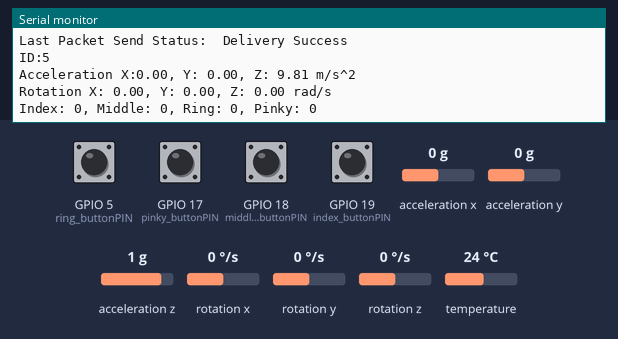
The sketch below on a simulated ESP32. Parts: the last lines printed to the serial monitor. Inputs (shaded band) come from the test bench; at power-on: GPIO 5 (ring_buttonPIN), GPIO 17 (pinky_buttonPIN), GPIO 18 (middle_buttonPIN), GPIO 19 (index_buttonPIN) LOW, acceleration x 0 g, acceleration y 0 g, acceleration z 1 g, rotation x 0 °/s, rotation y 0 °/s, rotation z 0 °/s, temperature 24 °C.

Above: at 1.4 s.
1.5 s: GPIO 5 (ring_buttonPIN) pulled HIGH for 0.25 s
At 1.95 s:
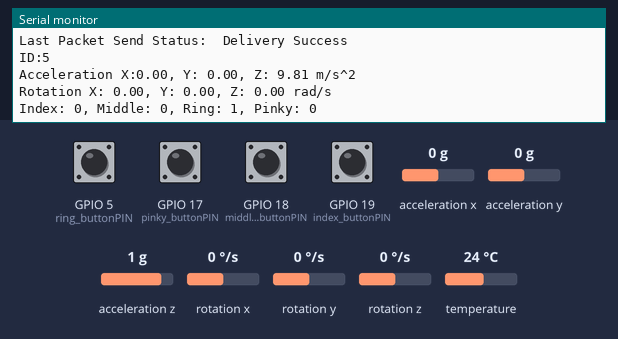
3.2 s: GPIO 17 (pinky_buttonPIN) pulled HIGH for 0.25 s
At 3.54 s:
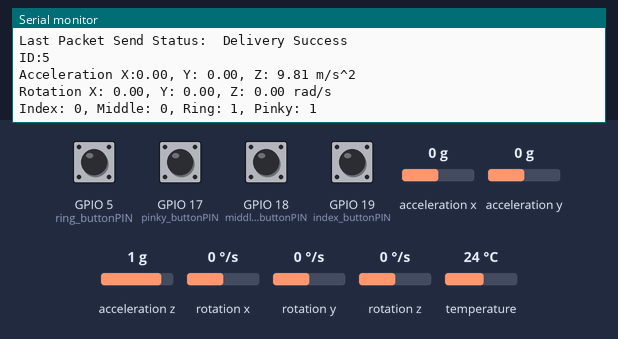
6.4 s: GPIO 18 (middle_buttonPIN) pulled HIGH for 0.25 s
At 6.83 s:
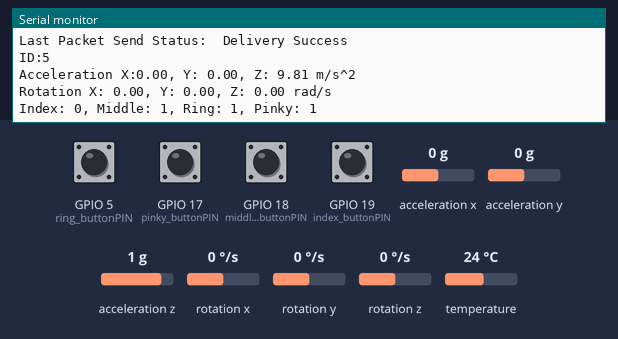
8.1 s: GPIO 19 (index_buttonPIN) pulled HIGH for 0.25 s
At 8.41 s:
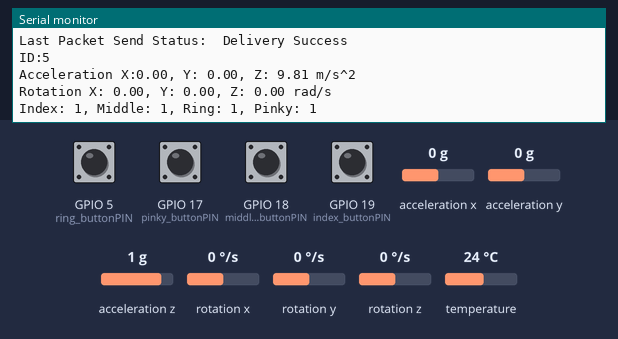
9.8 s: acceleration x set to -1.4 g
At 10.11 s:
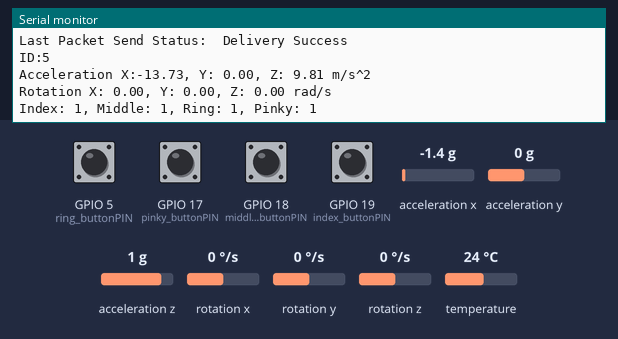
11.3 s: acceleration y set to -1.4 g
At 11.6 s:
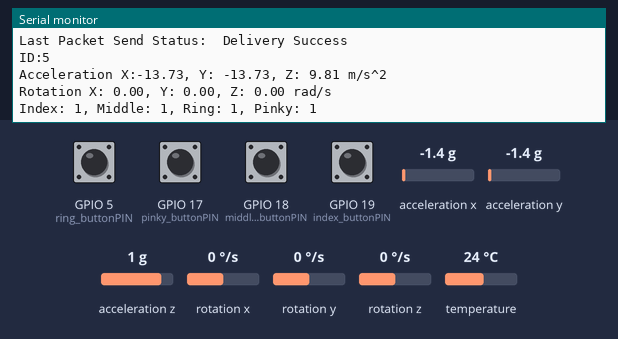

Measured:
- after the input at 1.5 s, the serial monitor: prints a new line after 0.19 s (image 1)
- after the input at 3.2 s, the serial monitor: prints a new line after 0.08 s (image 2)
- after the input at 6.4 s, the serial monitor: prints a new line after 0.16 s (image 3)
- after the input at 8.1 s, the serial monitor: prints a new line after 0.05 s (image 4)
- after the input at 9.8 s, the serial monitor: prints a new line after 0.15 s (image 5)
- after the input at 11.3 s, the serial monitor: prints a new line after 0.13 s (image 6)

The sketch:

espsenders_1234.ino
```cpp
#include <esp_now.h>
#include <WiFi.h>
#include <Adafruit_MPU6050.h>
#include <Adafruit_Sensor.h>
#include <Wire.h>

// REPLACE WITH YOUR RECEIVER MAC Address
// uint8_t broadcastAddress1[] = {0x00, 0x00, 0x00, 0x00, 0x00, 0x00}; //0th esp is receiver
                                                                   //0xb0, 0xcb, 0xd8, 0xe9, 0x63, 0x28
uint8_t broadcastAddress1[] = {0x70, 0x4b, 0xca, 0x25, 0xc1, 0xe8}; //TODO: CHANGE THIS TO ONE

// Struct to send data
typedef struct struct_message {
  short id;
  float ax, ay, az;
  float gx, gy, gz;
  bool index, middle, ring, pinky;
} struct_message;

struct_message sentData;
esp_now_peer_info_t peerInfo;

bool sendSuccess = false;
// Send callback
void OnDataSent(const uint8_t *mac_addr, esp_now_send_status_t status) {
  sendSuccess = (status == ESP_NOW_SEND_SUCCESS);
}

//macAddress
String espmacAddress = "";

// MPU code
Adafruit_MPU6050 mpu;

// Button code
const int index_buttonPIN = 19;
const int middle_buttonPIN = 18;
const int ring_buttonPIN =5;
const int pinky_buttonPIN = 17;

int index_buttonState = 0;
int index_lastState = LOW;
int index_pushed = LOW;

int middle_buttonState = 0;
int middle_lastState = LOW;
int middle_pushed = LOW;

int ring_buttonState = 0;
int ring_lastState = LOW;
int ring_pushed = LOW;

int pinky_buttonState = 0;
int pinky_lastState = LOW;
int pinky_pushed = LOW;

//Index finger
bool index(){
  index_buttonState = digitalRead(index_buttonPIN);
  if(index_buttonState == HIGH){
    Serial.println("Index Button Pressed!");
    index_pushed = !index_pushed;
    delay(50);
  }
  //0 to 1 state
  if(index_pushed == HIGH && index_lastState == LOW){
    index_lastState = HIGH; //set last state to HIGH
    delay(50); //delay
  } //1 to 0 state
  else if(index_buttonState == HIGH && index_lastState == HIGH){
    index_lastState = LOW; //set last state to LOW
    delay(50);
  }
  return index_lastState;
}

//Middle finger
bool middle(){
  middle_buttonState = digitalRead(middle_buttonPIN);
  if(middle_buttonState == HIGH){
    Serial.println("Middle Button Pressed!");
    middle_pushed = !middle_pushed;
    delay(50);
  }
  //0 to 1 state
  if(middle_pushed == HIGH && middle_lastState == LOW){
    middle_lastState = HIGH; //set last state to HIGH
    delay(50); //delay
  }//1 to 0 state
  else if(middle_buttonState == HIGH && middle_lastState == HIGH){
    middle_lastState = LOW; //set last state to LOW
    delay(50);
  }
  return middle_lastState;
}

//Ring finger
bool ring(){
  ring_buttonState = digitalRead(ring_buttonPIN);
  if(ring_buttonState == HIGH){
    Serial.println("Ring Button Pressed!");
    ring_pushed = !ring_pushed;
    delay(50);
  }
  //0 to 1 state
  if(ring_pushed == HIGH && ring_lastState == LOW){
    ring_lastState = HIGH; //set last state to HIGH
    delay(50); //delay
  }//1 to 0 state
  else if(ring_buttonState == HIGH && ring_lastState == HIGH){
    ring_lastState = LOW; //set last state to LOW
    delay(50);
  }
  return ring_lastState;
}

//Pinky finger
bool pinky(){
  pinky_buttonState = digitalRead(pinky_buttonPIN);
  if(pinky_buttonState == HIGH){
    Serial.println("Left Pinky Button Pressed!");
    pinky_pushed = !pinky_pushed;
    delay(50);
  }
  //0 to 1 state
  if(pinky_pushed == HIGH && pinky_lastState == LOW){
    pinky_lastState = HIGH; //set last state to HIGH
    delay(50); //delay
  }//1 to 0 state
  else if(pinky_buttonState == HIGH && pinky_lastState == HIGH){
    pinky_lastState = LOW; //set last state to LOW
    delay(50);
  }
  return pinky_lastState;
}

void setup() {
  Serial.begin(115200);
  WiFi.mode(WIFI_STA);

  // Init ESP-NOW
  if (esp_now_init() != ESP_OK) {
    Serial.println("Error initializing ESP-NOW");
    return;
  }

  // Once ESPNow is successfully Init, we will register for send CB to
  // get the status of Trasnmitted packet
  esp_now_register_send_cb(esp_now_send_cb_t(OnDataSent));

  // Register peer
  memcpy(peerInfo.peer_addr, broadcastAddress1, 6);
  peerInfo.channel = 0;
  peerInfo.encrypt = false;

  // Add peer
  if (esp_now_add_peer(&peerInfo) != ESP_OK){
    Serial.println("Failed to add peer");
    return;
  }

  // Getting the ESP mac address
  delay(100);
  espmacAddress = WiFi.macAddress();
  Serial.print("macAddress: ");
  Serial.println(espmacAddress);

  //MPU setup
  // Try to initialize!
  if (!mpu.begin()) {
    Serial.println("Failed to find MPU6050 chip");
    while (1) {
      delay(10);
    }
  }
  Serial.println("MPU6050 Found!");

  Serial.println("");
  delay(100);

  //button setup
  pinMode(index_buttonPIN, INPUT_PULLDOWN);
  pinMode(middle_buttonPIN, INPUT_PULLDOWN);
  pinMode(ring_buttonPIN, INPUT_PULLDOWN);
  pinMode(pinky_buttonPIN, INPUT_PULLDOWN);
}

void loop() {
  // Set values to send
  if (espmacAddress == "28:05:A5:32:DE:D0"){
    sentData.id = 1;
  }else if (espmacAddress == "B0:CB:D8:E9:63:28"){
    sentData.id = 2;
  }else if (espmacAddress == "70:4B:CA:26:43:E8"){
    sentData.id = 3;
  }else if (espmacAddress == "70:4B:CA:25:C1:E8"){
    sentData.id = 4;
  }else{
    sentData.id = 5;
  }

  sensors_event_t a, g, t;
  mpu.getEvent(&a, &g, &t);

  sentData.ax = a.acceleration.x;
  sentData.ay = a.acceleration.y;
  sentData.az = a.acceleration.z;

  sentData.gx = g.gyro.x;
  sentData.gy = g.gyro.y;
  sentData.gz = g.gyro.z;

  sentData.index = index();
  sentData.middle = middle();
  sentData.ring = ring();
  sentData.pinky = pinky();

  // Send message via ESP-NOW
  esp_err_t result = esp_now_send(broadcastAddress1, (uint8_t *) &sentData, sizeof(sentData));

   //printing to serial monitor
  if (result == ESP_OK) {
    Serial.print("\r\nLast Packet Send Status:\t");
    Serial.println(sendSuccess ? "Delivery Success" : "Delivery Fail");

    //ID
    Serial.print("ID:");
    Serial.println(sentData.id);

    //ROTATION
    Serial.print("Acceleration X:");
    Serial.print(sentData.ax);
    Serial.print(", Y: ");
    Serial.print(sentData.ay);
    Serial.print(", Z: ");
    Serial.print(sentData.az);
    Serial.println(" m/s^2");

    Serial.print("Rotation X: ");
    Serial.print(sentData.gx);
    Serial.print(", Y: ");
    Serial.print(sentData.gy);
    Serial.print(", Z: ");
    Serial.print(sentData.gz);
    Serial.println(" rad/s");

    //BUTTON
    Serial.print("Index: ");
    Serial.print(sentData.index);
    Serial.print(", Middle: ");
    Serial.print(sentData.middle);
    Serial.print(", Ring: ");
    Serial.print(sentData.ring);
    Serial.print(", Pinky: ");
    Serial.print(sentData.pinky);
    Serial.println();
  }
  else {
    Serial.println("Error sending the data");
  }
  delay(200);
}
```
